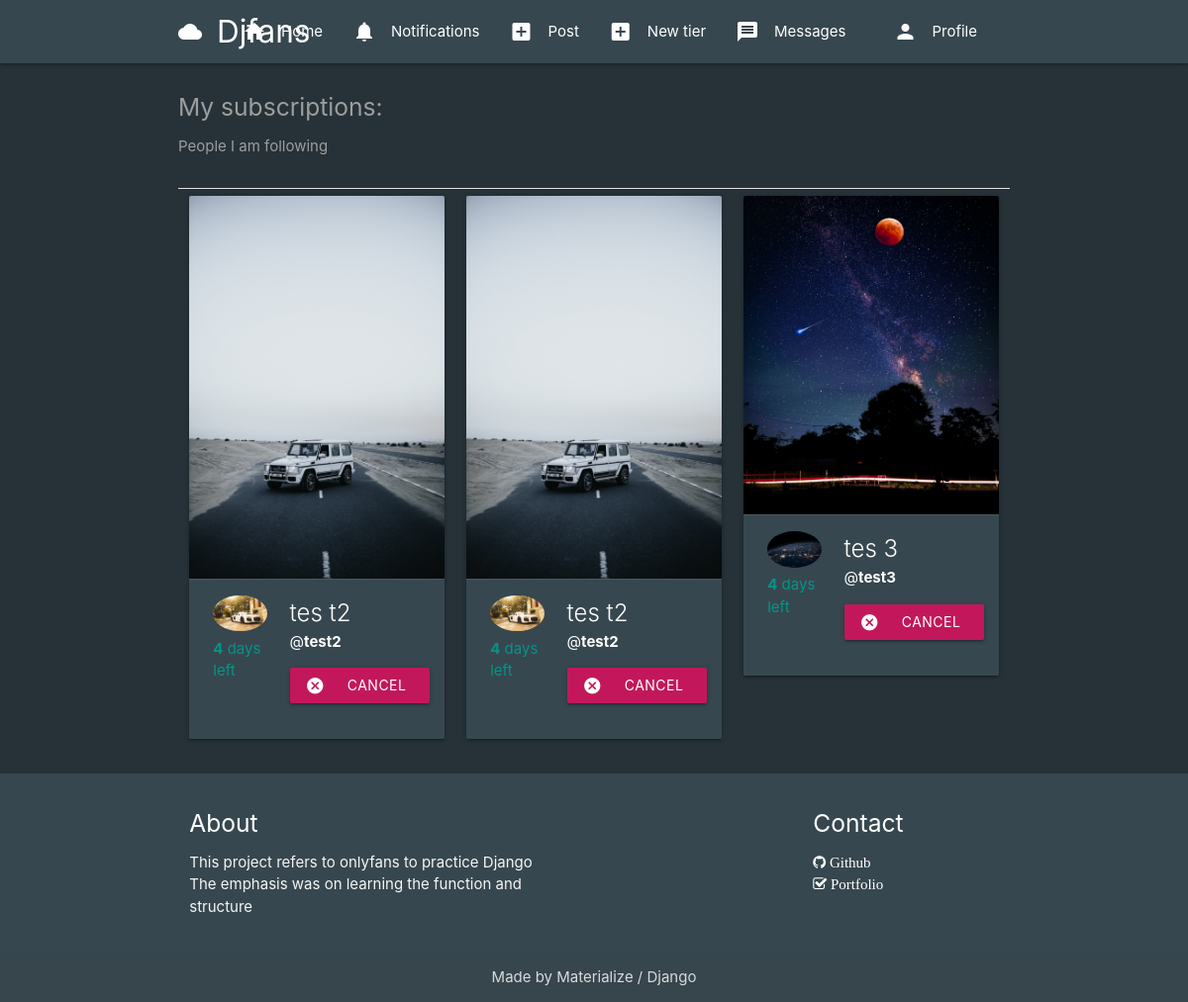
The app's page /sub/myfollows/ (signed in) with its own data.
### tier/models.py (models this page shows, shortened)
class Subscription(models.Model):
    subscriber = models.ForeignKey(
        User, on_delete=models.CASCADE, related_name='subscriber')
    subscribed = models.ForeignKey(
        User, on_delete=models.CASCADE, related_name='subscribed')
    tier = models.ForeignKey(
        Tier, on_delete=models.CASCADE, related_name='tier')
    date = models.DateTimeField(auto_now_add=True)
    expired = models.BooleanField(default=False)

### authy/models.py (models this page shows, shortened)
class Profile(models.Model):
    user = models.OneToOneField(
        User, on_delete=models.CASCADE, related_name='profile')
    location = models.CharField(max_length=50, null=True, blank=True)
    url = models.CharField(max_length=80, null=True, blank=True)
    profile_info = models.TextField(max_length=150, null=True, blank=True)
    created = models.DateField(auto_now_add=True)
    picture = models.ImageField(
        upload_to=user_directory_path_profile, blank=True, null=True, verbose_name='Picture')
    banner = models.ImageField(
        upload_to=user_directory_path_banner, blank=True, null=True, verbose_name='Banner')

### tier/views.py (the view)
# urls.py: path('myfollows/', FollowingList, name='myfollows'),
def FollowingList(request):
    my_follows = Subscription.objects.filter(subscriber=request.user)
    for follows in my_follows:
        if follows.expired != True:
            end_date = datetime.now() - timedelta(days=30)
            remaining = follows.date.replace(
                tzinfo=None) - end_date.replace(tzinfo=None)
            days_left = remaining.days
            follows.date = days_left
    context = {
        'my_follows': my_follows
    }
    return render(request, 'following_list.html', context)

### authy/views.py (called while the page is built)
def SideNavInfo(request):
    user = request.user
    nav_profile = None
    fans = None
    follows = None
    if user.is_authenticated:
        nav_profile = Profile.objects.get(user=user)
        fans = Subscription.objects.filter(subscribed=user).count()
        follows = Subscription.objects.filter(subscriber=user).count()
    return {'nav_profile': nav_profile, 'fans': fans, 'follows': follows}

### djfans/templates/following_list.html (shortened to what this page needs)
{% extends 'base.html' %}
{% load static %}
{% block content %}
<div class="section grey-text">
  <h5>My subscriptions:</h5>
  <p>People I am following</p>
</div>
<div class="divider"></div>
{% for person in my_follows %}
    <div class="col s12 m4 ">
              <div class="card blue-grey darken-3 white-text">
                <div class="card-image">
                {% if person.subscribed.profile.banner %}
                    <img src="{{ person.subscribed.profile.banner.url }}">
                  {% else %}
                    <img src="{% static 'img/no_banner.jpg' %}">
                  {% endif %}
                </div>
                <div class="card-action">
                    <div class="row">
                        <div class="col s4">
                        {% if person.subscribed.profile.picture %}
                            <img src="{{ person.subscribed.profile.picture.url }}" class="circle responsive-img">
                          {% else %}
                            <img src="{% static 'img/no_avatar.jpg' %}" class="circle responsive-img">
                          {% endif %}
                          {% if person.expired == True %}
                            <span class="red-text">Expired</span>
                          {% else %}
                            <span class="teal-text accent-4"><b>{{ person.date }}</b> days left</span>
                          {% endif %}
                        </div>
                        <div class="col s8">
                            <span class="card-title">
                                {{ person.subscribed.first_name }} {{ person.subscribed.last_name }}
                            </span>
                            <br>
                            <span>@<b>{{ person.subscribed.username }}</b></span>
                            {% if person.expired == True %}
                                <a class="waves-effect waves-light btn blue-grey lighten-1"><i class="material-icons left">autorenew</i>Renew subscription</a>
                            {% else %}
                                <a class="waves-effect waves-light btn pink darken-2"><i class="material-icons left">cancel</i>Cancel subscription</a>
                            {% endif %}
                        </div>
                    </div>
                </div>
              </div>
    </div>
{% endfor %}
{% endblock %}

### records on screen
Subscription: subscribed.profile.banner (picture), subscribed.profile.picture (placeholder picture), date "4", subscribed.first_name "tes", subscribed.last_name "t2", subscribed.username "test2", expired False (drawn)
Subscription: subscribed.profile.banner (picture), subscribed.profile.picture (placeholder picture), date "4", subscribed.first_name "tes", subscribed.last_name "t2", subscribed.username "test2", expired False (drawn)
Subscription: subscribed.profile.banner (picture), subscribed.profile.picture (placeholder picture), date "4", subscribed.first_name "tes", subscribed.last_name "3", subscribed.username "test3", expired False (drawn)
